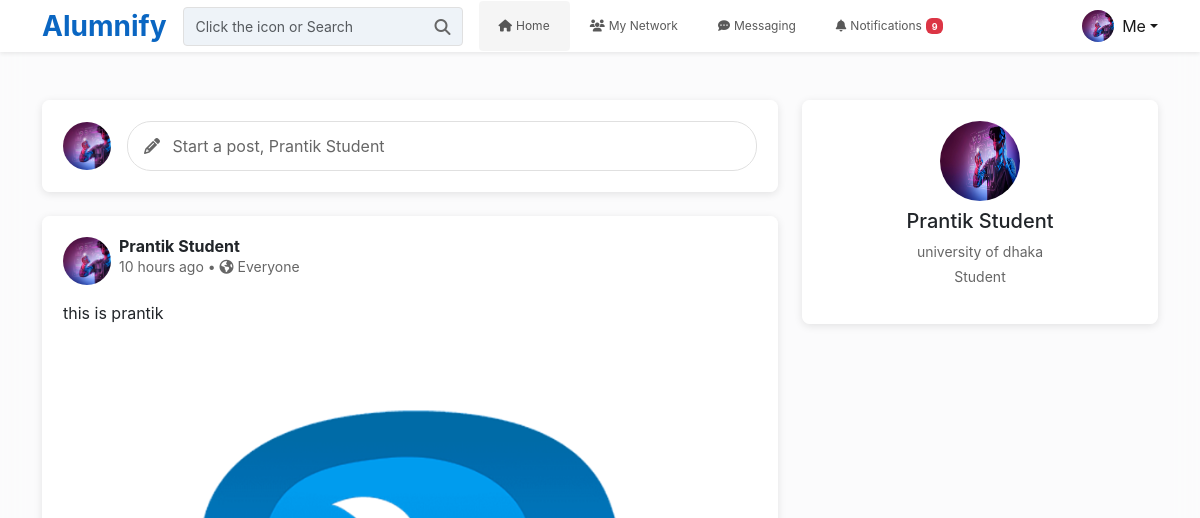
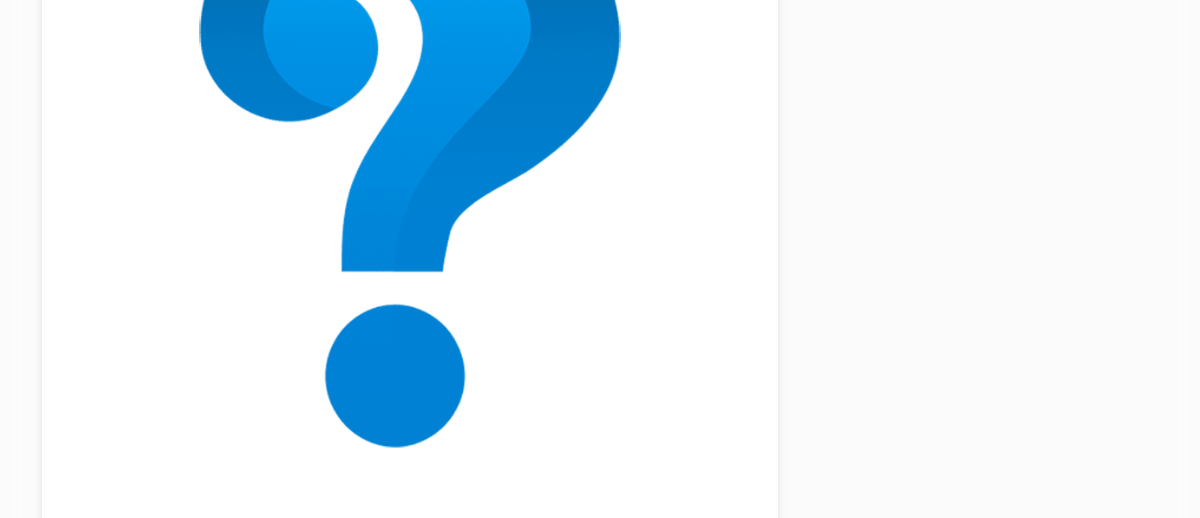
The page /home/ (signed in, upper part) on the database as committed earlier (2 pictures, top to bottom).
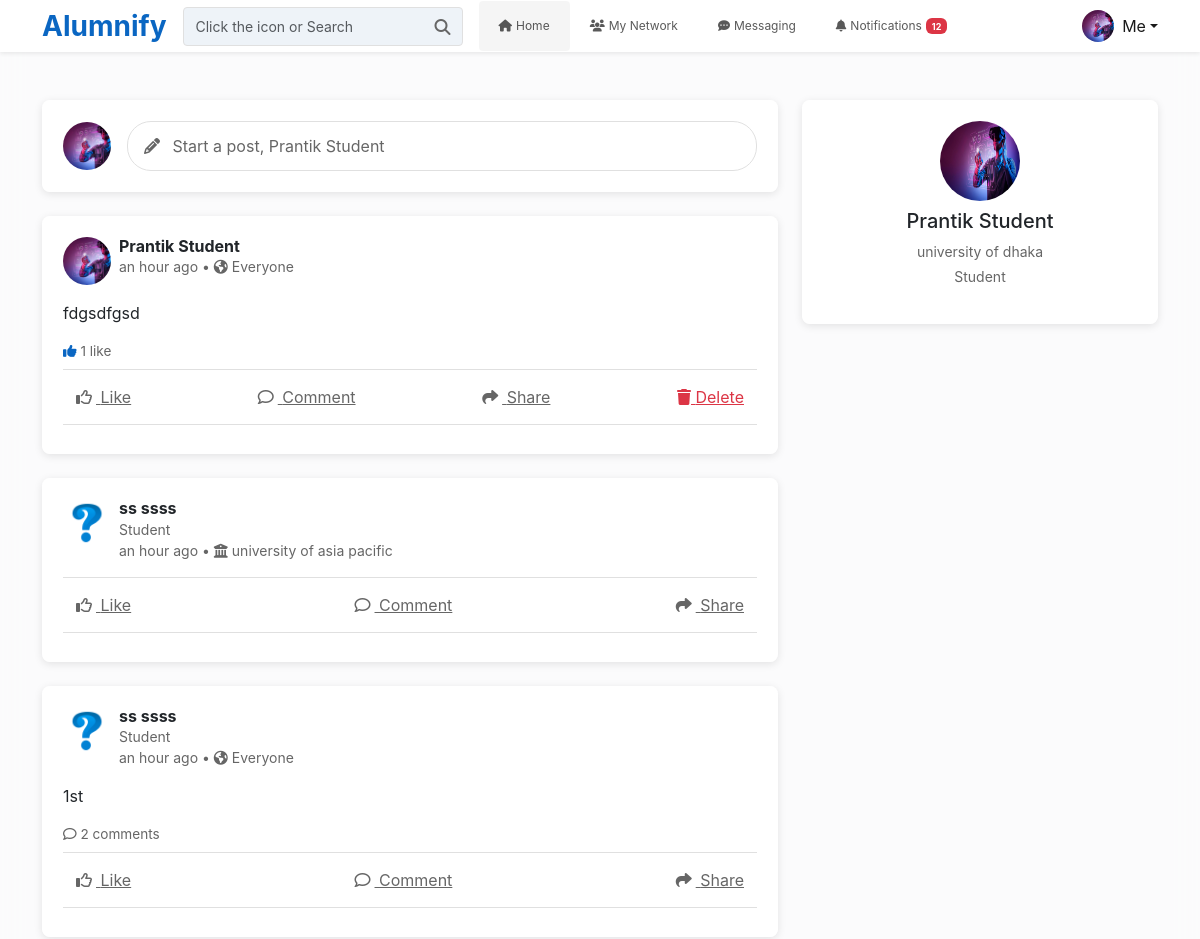
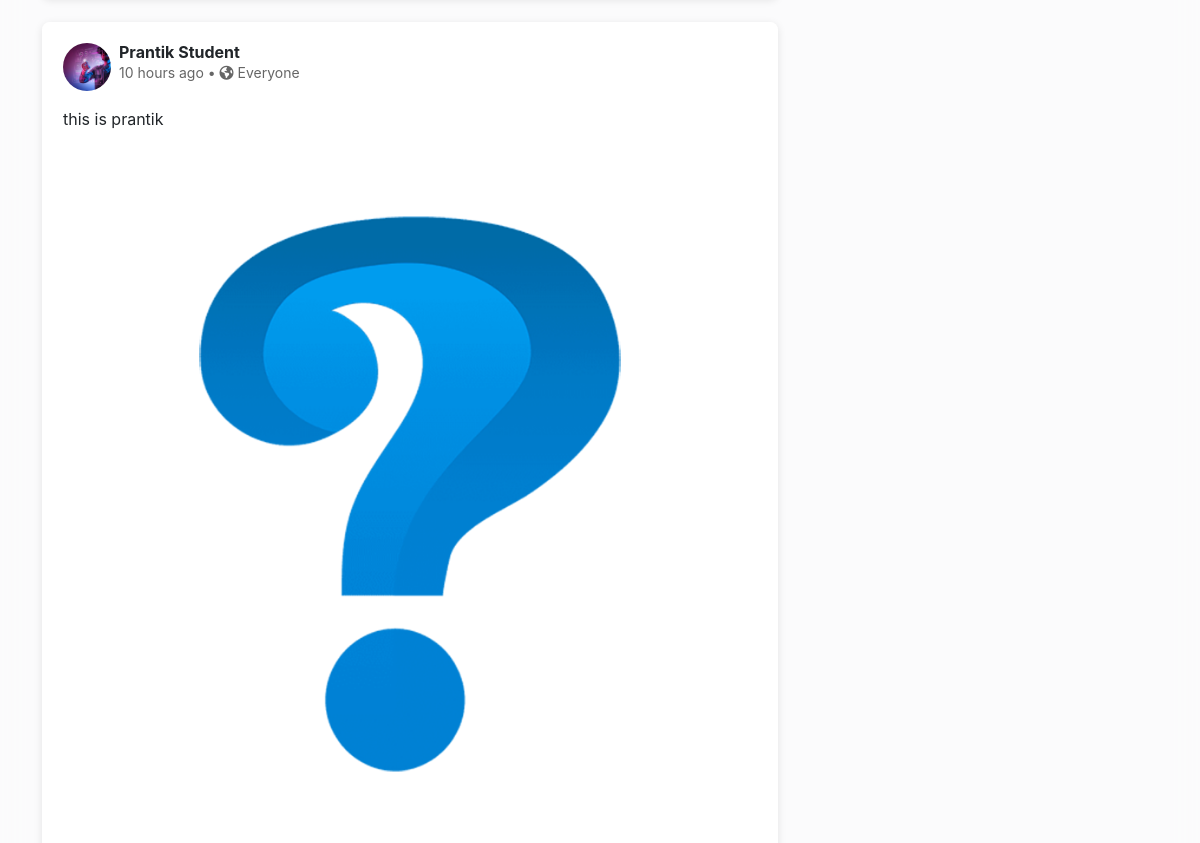
The same page on the database as committed later (2 pictures, top to bottom).
### User/models.py (models this page shows, shortened)
class UserProfile(models.Model):
    GENDER_CHOICES = (
        ('M', 'Male'),
        ('F', 'Female'),
        ('O', 'Other'),
    )
    user = models.OneToOneField(User, on_delete=models.CASCADE)
    full_name = models.CharField(max_length=255)
    headline = models.CharField(max_length=255, blank=True, null=True)
    location = models.CharField(max_length=255, blank=True, null=True)
    summary = models.TextField(blank=True, null=True)
    profile_photo = models.ImageField(upload_to='profile_photos/', default='profile_photos/defaultpp.png')
    phone = models.CharField(max_length=15, unique=True, default=None)
    university = models.CharField(max_length=255, blank=True, null=True)
    gender = models.CharField(max_length=1, choices=GENDER_CHOICES, blank=True, default="")
    background_photo = models.ImageField(upload_to='background_photos/', blank=True, null=True)
    profile_headline = models.CharField(max_length=255, null=True)
    is_alumni = models.BooleanField(default=False)
    department = models.CharField(max_length=120, blank=True)

### feed/models.py (models this page shows, shortened)
class Post(models.Model):
    user = models.ForeignKey(UserProfile, related_name="posts", on_delete=models.CASCADE)
    content = models.TextField(blank=True)
    image = models.ImageField(upload_to="posts/", blank=True, null=True)
    shared_post = models.ForeignKey("self", null=True, blank=True, on_delete=models.SET_NULL, related_name="shares")
    created_at = models.DateTimeField(auto_now_add=True)
    audience_university = models.CharField(max_length=255, blank=True, db_index=True)

### User/views.py (the view)
# urls.py: path('home/', views.home, name='home'),
@login_required
def home(request):
    user = request.user
    user_profile, _ = UserProfile.objects.get_or_create(
        user=user,
        defaults={"full_name": user.get_full_name() or user.username, "phone": ""},
    )
    universities = (
        UserProfile.objects.exclude(university__isnull=True)
        .exclude(university__exact="")
        .values_list("university", flat=True)
        .distinct()
        .order_by("university")
    )
    posts = find_connection_posts(request.user)
    my_uni = (user_profile.university or "").strip()
    visible_posts = []
    for p in posts:
        audience = (getattr(p, "audience_university", "") or "").strip()
        if not audience or (my_uni and audience == my_uni):
            visible_posts.append(p)
    posts = visible_posts
    parent_comments_map = {p.id: find_parent_comments(p) for p in posts}
    child_comments_map = {}
    for plist in parent_comments_map.values():
        for pc in plist:
            child_comments_map[pc.id] = pc.replies.all().order_by("created_at")
    liked_posts = Post.objects.filter(
        id__in=Like.objects.filter(user=user_profile).values_list("post_id", flat=True)
    )
    connections_qs = Connection.objects.filter(Q(user1=user) | Q(user2=user))
    connections = []
    for c in connections_qs:
        other = c.user2 if c.user1 == user else c.user1
        if not (other.is_staff or other.is_superuser):
            connections.append(other.userprofile)
    pending_requests = [
        r.sender.userprofile
        for r in ConnectionRequest.objects.filter(receiver=user)
        if not (r.sender.is_staff or r.sender.is_superuser)
    ]
    posts = find_connection_posts(request.user)
    posts = posts.annotate(
        like_count=Count('likes'),
        comment_count=Count('comments')
    )
    exclude_ids = [p.id for p in connections + pending_requests]
    suggested_users = (
        UserProfile.objects.exclude(user=user)
        .exclude(user__is_staff=True)
        .exclude(user__is_superuser=True)
        .exclude(id__in=exclude_ids)[:10]
    )
    context = {
        "user_profile": user_profile,
        "posts": posts,
        "liked_posts": liked_posts,
        "parent_comments_map": parent_comments_map,
        "child_comments_map": child_comments_map,
        "connection_count": find_connection_count(request.user),
        "connections": connections,
        "pending_requests": pending_requests,
        "suggested_users": suggested_users,
        "universities": universities,
    }
    return render(request, "home.html", context)

### templates/home.html (shortened to what this page needs)
{% extends 'base.html' %}
{% load static %}
{% load humanize %}
{% load custom_filters %}
{% block content %}
<div class="container mt-4">
  <div class="row">
    <div class="col-12 col-lg-8">
      <div class="card create-post mb-4">
        <div class="card-body">
          <div class="d-flex align-items-center">
            <img src="{% if user_profile.profile_photo %}{{ user_profile.profile_photo.url }}{% else %}{% static 'images/default-profile.png' %}{% endif %}"
                 class="post-avatar me-3" alt="Profile Picture" />
            <button class="create-post-btn w-100" data-bs-toggle="modal" data-bs-target="#postModal">
              <i class="fa-solid fa-pencil me-2"></i>
              Start a post, {{ user_profile.full_name|default:user.username }}
            </button>
          </div>
        </div>
      </div>
      {% for post in posts %}
      <div class="card post-card mb-4">
        <div class="card-body">
          <div class="d-flex mb-3">
            <a href="{% url 'view_profile' post.user.id %}">
              <img src="{% if post.user.profile_photo %}{{ post.user.profile_photo.url }}{% else %}{% static 'images/default-profile.png' %}{% endif %}"
                   class="post-avatar me-2" alt="{{ post.user.full_name }}">
            </a>
            <div class="flex-grow-1">
              <h6 class="mb-0 fw-bold">{{ post.user.full_name }}</h6>
              {% if post.user.headline %}
              <p class="text-muted small mb-0">{{ post.user.headline }}</p>
              {% endif %}
              <p class="text-muted small mb-0">
                {{ post.created_at|naturaltime }} •
                {% if post.audience_university %}
                  <i class="fa-solid fa-building-columns me-1"></i>{{ post.audience_university }}
                {% else %}
                  <i class="fa-solid fa-earth-americas"></i> Everyone
                {% endif %}
              </p>
            </div>
          </div>
          <p>{{ post.content|urlize|linebreaksbr }}</p>
          {% if post.image %}
          <img src="{{ post.image.url }}" class="img-fluid rounded mb-2" alt="Post media">
          {% endif %}
          <div class="post-stats mb-2">
            {% if post.like_count > 0 %}
            <span class="me-3">
              <i class="fa-solid fa-thumbs-up text-primary"></i> {{ post.like_count }} like{{ post.like_count|pluralize }}
            </span>
            {% endif %}
            {% if post.comment_count > 0 %}
            <span>
              <i class="fa-regular fa-comment"></i> {{ post.comment_count }} comment{{ post.comment_count|pluralize }}
            </span>
            {% endif %}
          </div>
          <div class="d-flex justify-content-between border-top border-bottom py-2 mb-2">
            <form method="post" action="{% url 'toggle_like' %}">
              <button class="btn btn-link text-muted {% if post in liked_posts %}liked{% endif %}">
                <i class="fa-regular fa-thumbs-up me-1"></i>
                {% if post in liked_posts %}Liked{% else %}Like{% endif %}
              </button>
            </form>
            <button class="btn btn-link text-muted" data-bs-toggle="collapse" data-bs-target="#comments-{{ post.id }}">
              <i class="fa-regular fa-comment me-1"></i> Comment
            </button>
            <button class="btn btn-link text-muted" data-bs-toggle="collapse" data-bs-target="#share-{{ post.id }}">
              <i class="fa-solid fa-share me-1"></i> Share
            </button>
            {% if post.user.user == request.user %}
            <form method="post" action="{% url 'delete_post' post.id %}">
              <button type="submit" class="btn btn-link text-danger" onclick="return confirm('Delete this post?');">
                <i class="fa-solid fa-trash"></i> Delete
              </button>
            </form>
            {% endif %}
          </div>
        </div>
      </div>
      {% empty %}
      <div class="text-center text-muted py-5">
        <i class="fa-solid fa-newspaper fa-2x mb-2"></i>
        <p>No posts yet. Be the first to post!</p>
      </div>
      {% endfor %}
    </div>
    <div class="col-12 col-lg-4">
      <div class="card sidebar-card mb-4">
        <div class="card-body text-center">
          <img src="{% if user_profile.profile_photo %}{{ user_profile.profile_photo.url }}{% else %}{% static 'images/default-profile.png' %}{% endif %}"
               width="80" height="80" class="rounded-circle mb-2">
          <h5>{{ user_profile.full_name }}</h5>
          <p class="text-muted small mb-1">{{ user_profile.university }}</p>
          <p class="text-muted small">
            {% if user_profile.headline %}
              {{ user_profile.headline }}
            {% else %}
              {% if user_profile.is_alumni %}Alumni{% else %}Student{% endif %}
            {% endif %}
          </p>
        </div>
      </div>
    </div>
  </div>
</div>
{% endblock %}

### templates/base.html (shortened to what this page needs)
{% load static %}
<!DOCTYPE html>
<html lang="en">
<head>
  <link href="https://cdn.jsdelivr.net/npm/bootstrap@5.3.0/dist/css/bootstrap.min.css" rel="stylesheet">
  <link href="https://cdnjs.cloudflare.com/ajax/libs/font-awesome/6.4.0/css/all.min.css" rel="stylesheet">
  <link rel="stylesheet" href="{% static 'css/main.css' %}">
</head>
<body>
  <div class="page-wrap">
    {% include 'header.html' %}
    <main>
      {% block content %}{% endblock %}
    </main>
  </div>
</body>
</html>

### templates/header.html (shortened to what this page needs)
{% load static %}
<nav class="navbar navbar-expand-lg navbar-light bg-white fixed-top shadow-sm">
    <div class="container">
        <a class="navbar-brand fw-bold" href="{% url 'home' %}">Alumnify</a>
        <div class="collapse navbar-collapse" id="navbarNav">
            <div class="search-box me-3">
                <form action="{% url 'search_results' %}" method="POST" class="w-100">
                    <span class="search-icon">
                        <button class="btn btn-link p-0 border-0" type="submit">
                            <i class="fa-solid fa-search text-muted"></i>
                        </button>
                    </span>
                    <input class="search-input form-control" name="search_input" placeholder="Click the icon or Search" type="text"/>
                </form>
            </div>
            <ul class="navbar-nav me-auto">
                <li class="nav-item {% if request.resolver_match.url_name == 'home' %}active{% endif %}">
                    <a class="nav-link d-flex align-items-center" href="{% url 'home' %}">
                        <i class="fa-solid fa-home me-1"></i>
                        <span class="d-none d-md-inline">Home</span>
                    </a>
                </li>
                <li class="nav-item {% if request.resolver_match.url_name == 'my_connections' %}active{% endif %}">
                    <a class="nav-link d-flex align-items-center" href="{% url 'my_connections' %}">
                        <i class="fa-solid fa-users me-1"></i>
                        <span class="d-none d-md-inline">My Network</span>
                    </a>
                </li>
                <li class="nav-item {% if request.resolver_match.url_name == 'inbox' %}active{% endif %}">
                    <a class="nav-link d-flex align-items-center" href="{% url 'inbox' %}">
                        <i class="fa-solid fa-comment-dots me-1"></i>
                        <span class="d-none d-md-inline">Messaging</span>
                    </a>
                </li>
<li class="nav-item {% if request.resolver_match.url_name == 'notifications' %}active{% endif %}">
  <a class="nav-link d-flex align-items-center position-relative" href="{% url 'notifications' %}">
    <i class="fa-solid fa-bell me-1"></i>
    <span class="d-none d-md-inline">Notifications</span>
      {% if unread_notifications_count %}
  <span class="badge bg-danger ms-1">{{ unread_notifications_count }}</span>
{% endif %}
  </a>
</li>
            </ul>
            <div class="dropdown">
                <a class="nav-link dropdown-toggle d-flex align-items-center" href="#" role="button" data-bs-toggle="dropdown">
                    <img src="{% if user_profile.profile_photo %}{{ user_profile.profile_photo.url }}{% else %}{% static 'images/defaultpp.png' %}{% endif %}"
                         alt="Profile" class="profile-avatar-sm me-2">
                    <span class="d-none d-md-inline">Me</span>
                </a>
            </div>
        </div>
    </div>
</nav>

Rows that differ between the two databases and show on the page:
added Post: user.profile_photo (picture), user.full_name "Prantik Student", created_at "an hour ago", audience_university "Everyone", content "fdgsdfgsd", like_count "1", shows "Like", shows "Delete"
added Post: user.profile_photo (picture), user.full_name "ss ssss", user.headline "Student", created_at "an hour ago", audience_university "university of asia pacific", shows "Like"
added Post: user.profile_photo (picture), user.full_name "ss ssss", user.headline "Student", created_at "an hour ago", audience_university "Everyone", content "1st", comment_count "2", shows "Like"
Other text that changed with them:
{{ unread_notifications_count }}: "9" → "12"
